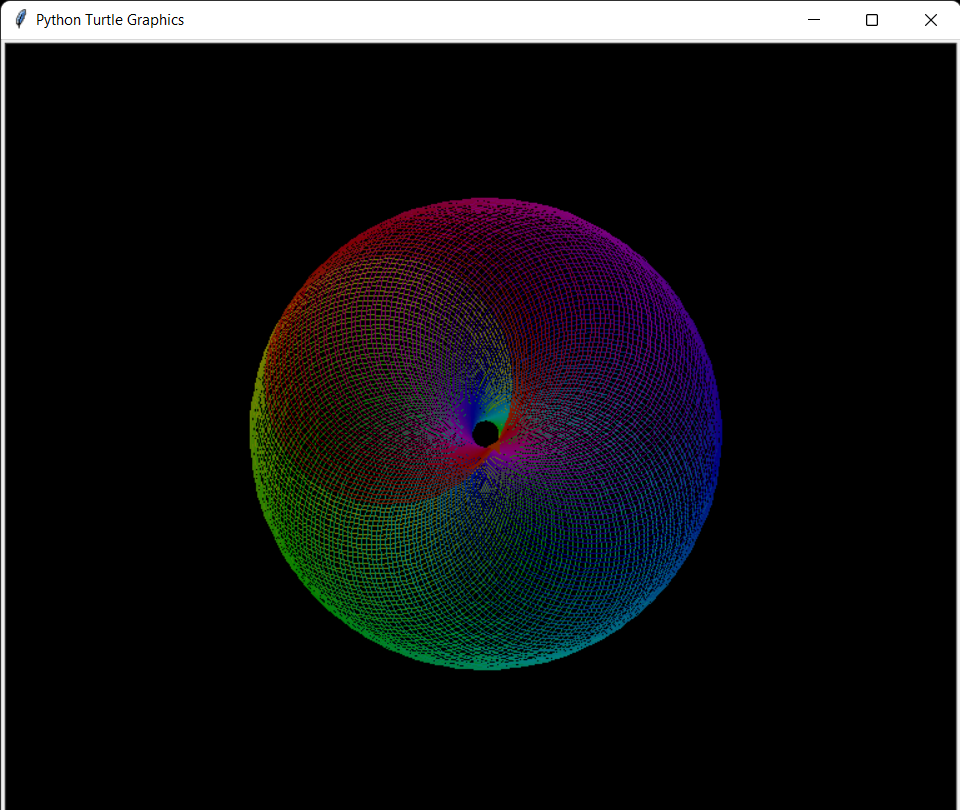

Python code for this plot:


import turtle
import colorsys

t = turtle.Turtle()
s = turtle.Screen().bgcolor('black')
t.speed(0)
n=80
h=0

for i in range (360):
    c = colorsys.hsv_to_rgb(h, 1, 0.5)
    h+= 1/n
    t.color(c)
    t.left(1)
    t.fd(1)
    for j in range (2):
        t.left(2)
        t.circle(100)
